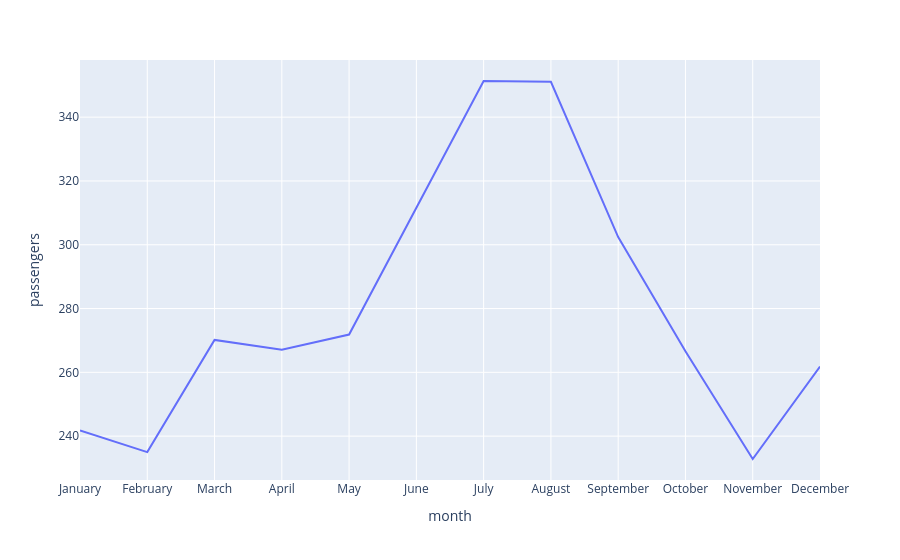

The code cell stored with this chart in its notebook:
### Code cell
px.line(df_agrupado_pelo_mes, x="month", y="passengers")

### Figure 1 — Plotly figure (JSON) as saved in the notebook; plotly's stock layout.template omitted (floating-point values rounded to 4 significant figures)
{"data": [{"hovertemplate": "month=%{x}<br>passengers=%{y}<extra></extra>", "legendgroup": "", "line": {"color": "#636efa", "dash": "solid"}, "marker": {"symbol": "circle"}, "mode": "lines", "name": "", "orientation": "v", "showlegend": false, "type": "scatter", "x": ["January", "February", "March", "April", "May", "June", "July", "August", "September", "October", "November", "December"], "xaxis": "x", "y": [241.8, 235.0, 270.2, 267.1, 271.8, 311.7, 351.3, 351.1, 302.4, 266.6, 232.8, 261.8], "yaxis": "y"}], "layout": {"legend": {"tracegroupgap": 0}, "margin": {"t": 60}, "xaxis": {"anchor": "y", "domain": [0, 1], "title": {"text": "month"}}, "yaxis": {"anchor": "x", "domain": [0, 1], "title": {"text": "passengers"}}}}
